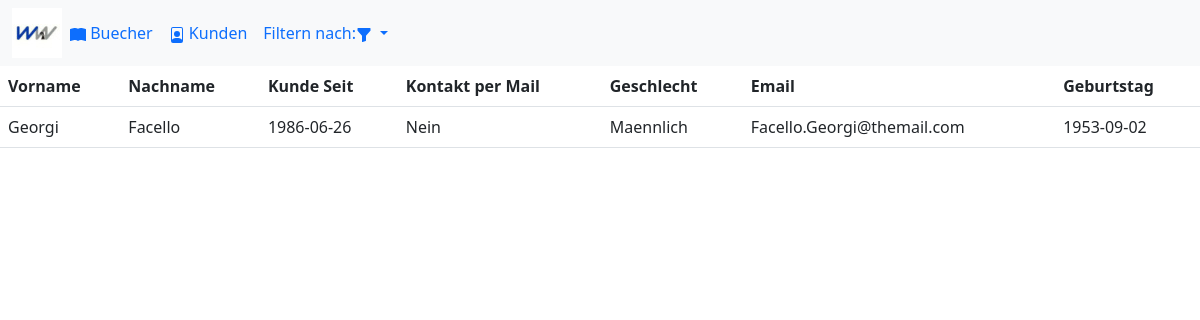
The app's page /controller_kunden_details.php?kid=10001 with its own data.
### tables this page shows
CREATE TABLE `kunden` (
  `kid` int(11) NOT NULL,
  `geburtstag` date NOT NULL,
  `vorname` varchar(50) NOT NULL,
  `name` varchar(50) NOT NULL,
  `geschlecht` enum('M','F') NOT NULL,
  `kunde_seit` date NOT NULL,
  `email` varchar(150) NOT NULL,
  `kontaktpermail` tinyint(4) NOT NULL
);

### Model/Query.php (called while the page is built, shortened)
<?php
class Query {
    public function getKundenDetails($conn, $kid, $limit){
        $query = "SELECT kid, vorname, name, kunde_seit, kontaktpermail, kontaktpermail, geschlecht, email, geburtstag FROM kunden where kid = $kid limit $limit;";
        $result = $conn->query($query);
        return $result;
    }
}
?>

### View/ViewKundenDetails.php (the view, shortened to what this page needs)
<?php
class ViewKundenDetails {
  public function printTable($result, $conn){
    if ($result!== false && $result->num_rows > 0) {
    echo "<table class='table'><tr><th>Vorname</th><th>Nachname</th><th>Kunde Seit</th><th>Kontakt per Mail</th><th>Geschlecht</th><th>Email</th><th>Geburtstag</th></tr>";
    while($row = $result->fetch_assoc()) {
      if ($row['kontaktpermail'] == 1) {
        $row['kontaktpermail'] = "Ja";
      } else {
        $row['kontaktpermail'] = "Nein";
      }
      if ($row['geschlecht'] == "M"){
        $row["geschlecht"] = "Maennlich";
      } else {
        $row['geschlecht'] = "Weiblich";
      }
      echo
      "<tr><td>".$row["vorname"]."</td>
      <td>".$row["name"]."</td>
      <td>".$row['kunde_seit']."</td>
      <td>".$row['kontaktpermail']."</td>
      <td>".$row['geschlecht']."</td>
      <td>".$row['email']."</td>
      <td>".$row['geburtstag']."</td>
      </tr>";
    }
    echo "</table>";
  } else {
    echo "0 results";
  }
    }
}
?>

### records on screen
kunden: vorname "Georgi", name "Facello", kunde_seit "1986-06-26", kontaktpermail "Nein", geschlecht "Maennlich", email "Facello.Georgi@themail.com", geburtstag "1953-09-02"
